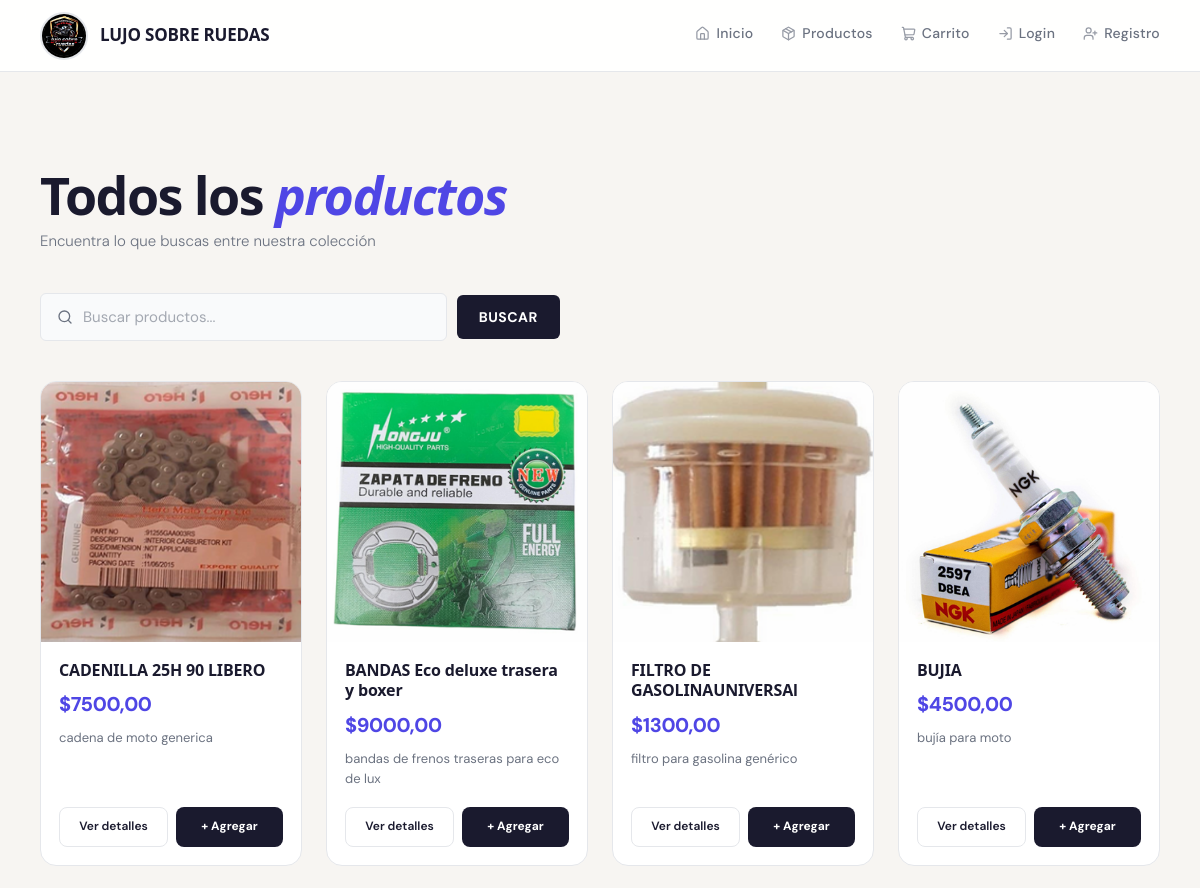
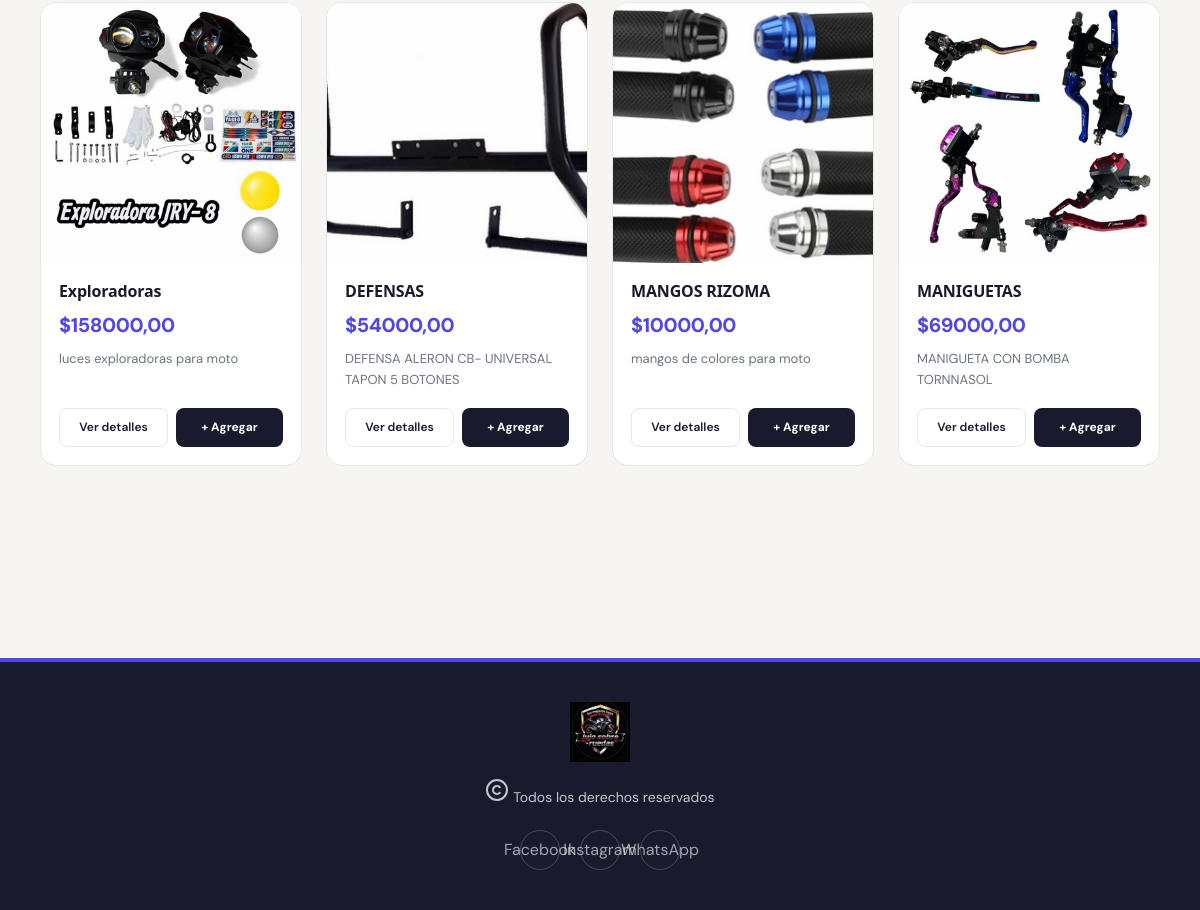
/productos/, run on the app's committed database (2 pictures, top to bottom).
### TiendaApp/models.py (models this page shows, shortened)
class Producto(models.Model):
    nombre = models.CharField(max_length=200)
    slug = models.SlugField(
        unique=True,
        blank=True
    )
    descripcion = models.TextField()
    precio = models.DecimalField(
        max_digits=10,
        decimal_places=2
    )
    imagen = models.ImageField(
        upload_to='productos/'
    )
    disponible = models.BooleanField(default=True)
    fecha_creacion = models.DateTimeField(auto_now_add=True)

### TiendaApp/views.py (the view)
# urls.py: path('productos/', views.productos, name='productos'),
def productos(request):
    buscar = request.GET.get('buscar')
    productos = Producto.objects.all()
    if buscar:
        productos = productos.filter(
            nombre__icontains=buscar
        )
    return render(request, 'TiendaApp/productos.html', {
        'productos': productos
    })

### TiendaApp/templates/tiendaApp/productos.html (shortened to what this page needs)
{% extends 'TiendaApp/base.html' %}
{% block content %}
<section class="productos">
    <div class="productos-page-header">
        <div class="productos-titulo-wrap">
            <h1 class="titulo-productos">
                Todos los <em>productos</em>
            </h1>
            <p class="productos-subtitulo">Encuentra lo que buscas entre nuestra colección</p>
        </div>
    </div>
    <form method="GET" class="buscador">
        <div class="buscador-inner">
            <svg xmlns="http://www.w3.org/2000/svg" width="16" height="16" viewBox="0 0 24 24" fill="none" stroke="currentColor" stroke-width="2" stroke-linecap="round" stroke-linejoin="round"><circle cx="11" cy="11" r="8"/><path d="m21 21-4.35-4.35"/></svg>
            <input
                type="text"
                name="buscar"
                placeholder="Buscar productos..."
                value="{{ request.GET.buscar }}"
                autocomplete="off"
            >
        </div>
        <button type="submit" class="btn-buscar">Buscar</button>
    </form>
    <div class="contenedor-productos">
        {% for producto in productos %}
        <div class="card-producto">
            <div class="card-imagen">
                <img src="{{ producto.imagen.url }}" alt="{{ producto.nombre }}">
            </div>
            <div class="contenido-card">
                <h3>{{ producto.nombre }}</h3>
                <p class="precio">${{ producto.precio }}</p>
                <p class="card-desc">{{ producto.descripcion|truncatechars:90 }}</p>
                <div class="botones-card">
                    <a href="/producto/{{ producto.slug }}/" class="btn-outline">Ver detalles</a>
                    <a href="/agregar/{{ producto.id }}/" class="btn-agregar">+ Agregar</a>
                </div>
            </div>
        </div>
        {% endfor %}
    </div>
</section>
{% endblock %}

### data on the page
Producto: imagen (picture), nombre "CADENILLA 25H 90 LIBERO", precio "7500,00", descripcion "cadena de moto generica"
Producto: imagen (picture), nombre "BANDAS Eco deluxe trasera y boxer", precio "9000,00", descripcion "bandas de frenos traseras para eco de lux"
Producto: imagen (picture), nombre "FILTRO DE GASOLINAUNIVERSAl", precio "1300,00", descripcion "filtro para gasolina genérico"
Producto: imagen (picture), nombre "BUJIA", precio "4500,00", descripcion "bujía para moto"
Producto: imagen (picture), nombre "Exploradoras", precio "158000,00", descripcion "luces exploradoras para moto"
Producto: imagen (picture), nombre "DEFENSAS", precio "54000,00", descripcion "DEFENSA ALERON CB- UNIVERSAL TAPON 5 BOTONES"
Producto: imagen (picture), nombre "MANGOS RIZOMA", precio "10000,00", descripcion "mangos de colores para moto"
Producto: imagen (picture), nombre "MANIGUETAS", precio "69000,00", descripcion "MANIGUETA CON BOMBA TORNNASOL"
